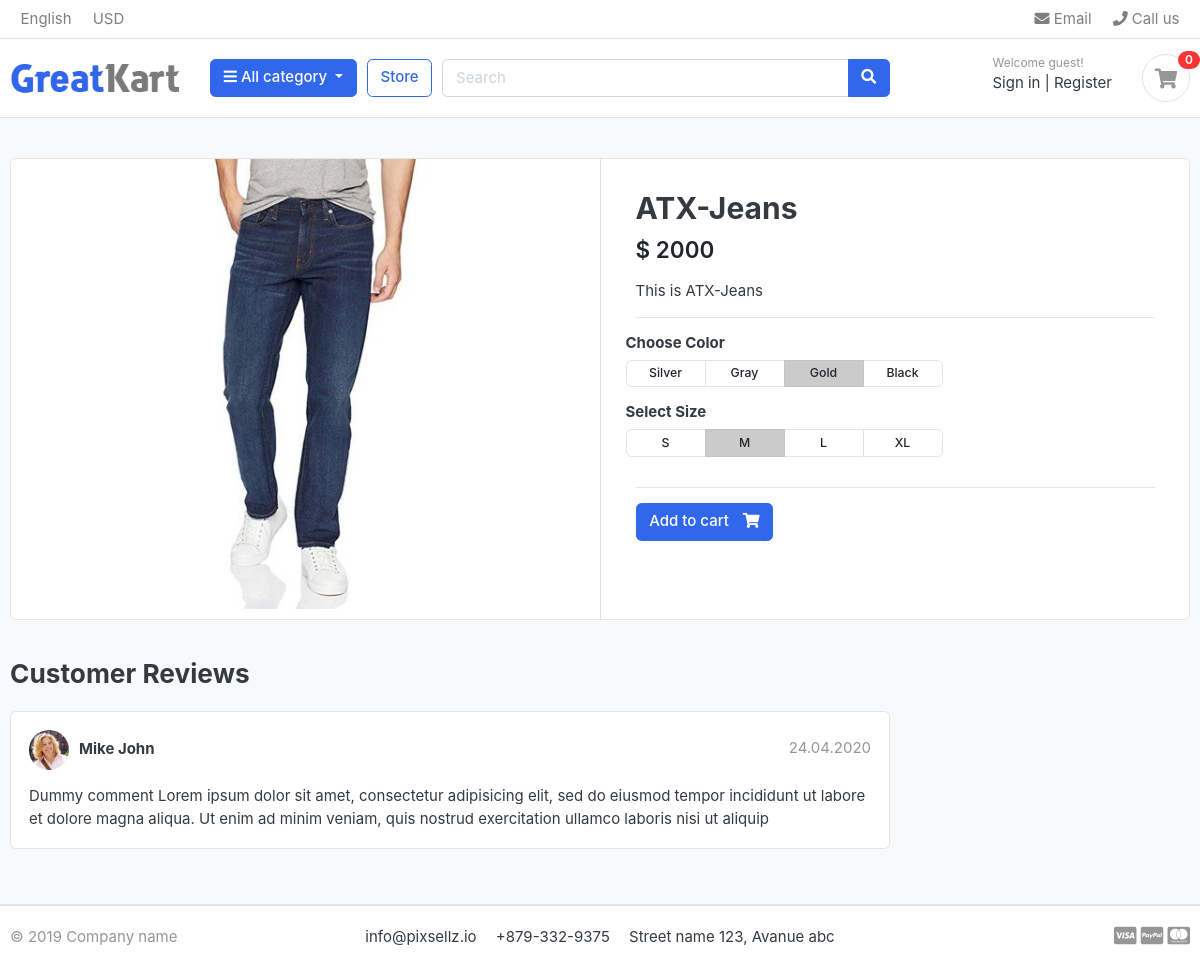
The page /store/jeans/atx-jeans/ on the database as committed earlier.
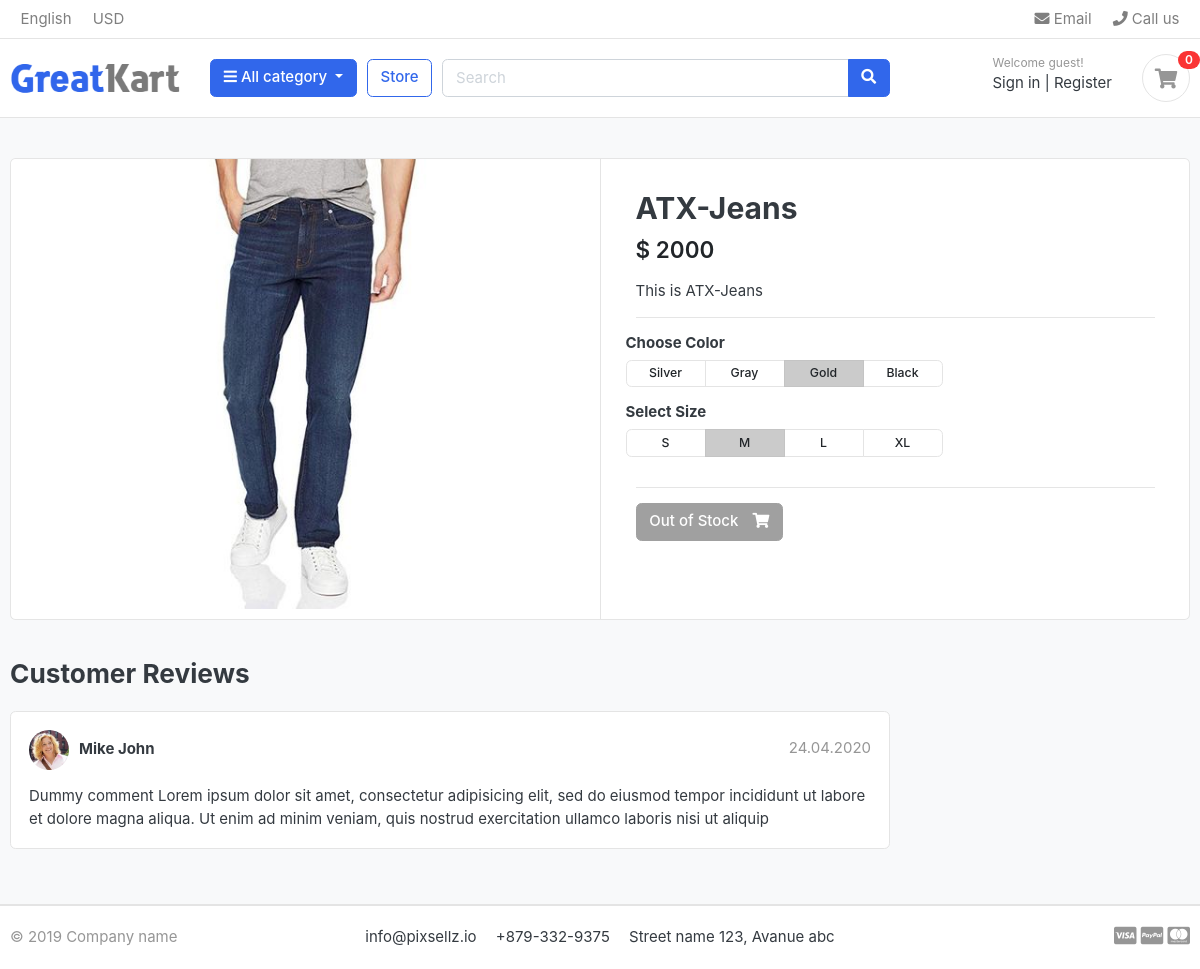
The same page on the database as committed later.
### store/views.py (the view)
# urls.py: path('<slug:category_slug>/<slug:product_slug>/',views.product_detail,name='product_detail'),
def product_detail(request, category_slug, product_slug):
    try:
        single_product=Product.objects.get(category__slug=category_slug, slug=product_slug)
    except Exception as e:
        raise e
    context={'single_product':single_product}
    return render(request, 'store/product_detail.html',context)

### category/context_processors.py (called while the page is built)
def menu_links(request):
    links = Category.objects.all()
    return dict(links=links)

### category/models.py (called while the page is built)
    def get_url(self):
        return reverse('products_by_category', args=[self.slug])

### templates/store/product_detail.html
{% extends 'base.html'%} {% load static %} {% block content %}
<section class="section-content padding-y bg">
  <div class="container">
    <div class="card">
      <div class="row no-gutters">
        <aside class="col-md-6">
          <article class="gallery-wrap">
            <div class="img-big-wrap">
              <a href="#"><img src="{{single_product.images.url}}" /></a>
            </div>
          </article>
        </aside>
        <main class="col-md-6 border-left">
          <article class="content-body">
            <h2 class="title">{{single_product.product_name}}</h2>
            <div class="mb-3">
              <var class="price h4">$ {{single_product.price}}</var>
            </div>
            <p>{{single_product.description}}</p>
            <hr />
            <div class="row">
              <div class="item-option-select">
                <h6>Choose Color</h6>
                <div
                  class="btn-group btn-group-sm btn-group-toggle"
                  data-toggle="buttons"
                >
                  <label class="btn btn-light">
                    <input type="radio" name="radio_color" /> Silver
                  </label>
                  <label class="btn btn-light">
                    <input type="radio" name="radio_color" /> Gray
                  </label>
                  <label class="btn btn-light active">
                    <input type="radio" name="radio_color checked" /> Gold
                  </label>
                  <label class="btn btn-light">
                    <input type="radio" name="radio_color" /> Black
                  </label>
                </div>
              </div>
            </div>
            <div class="row">
              <div class="item-option-select">
                <h6>Select Size</h6>
                <div
                  class="btn-group btn-group-sm btn-group-toggle"
                  data-toggle="buttons"
                >
                  <label class="btn btn-light">
                    <input type="radio" name="radio_color" /> S
                  </label>
                  <label class="btn btn-light active">
                    <input type="radio" name="radio_color" checked /> M
                  </label>
                  <label class="btn btn-light">
                    <input type="radio" name="radio_color" /> L
                  </label>
                  <label class="btn btn-light">
                    <input type="radio" name="radio_color" /> XL
                  </label>
                </div>
              </div>
            </div>
            <hr />
            {% if single_product.stock > 0 %}
            <a
              href="{% url 'add_cart' single_product.id %}"
              class="btn btn-primary"
            >
              <span class="text">Add to cart</span>
              <i class="fas fa-shopping-cart"></i>
            </a>
            {% else %}
            <a href="" class="btn btn-secondary disabled">
              <span class="text">Out of Stock</span>
              <i class="fas fa-shopping-cart"></i>
            </a>
            {% endif %}
          </article>
        </main>
      </div>
    </div>
    <br />
    <div class="row">
      <div class="col-md-9">
        <header class="section-heading">
          <h3>Customer Reviews</h3>
        </header>
        <article class="box mb-3">
          <div class="icontext w-100">
            <img
              src="{% static 'images/avatars/avatar1.jpg' %}"
              class="img-xs icon rounded-circle"
            />
            <div class="text">
              <span class="date text-muted float-md-right">24.04.2020 </span>
              <h6 class="mb-1">Mike John</h6>
            </div>
          </div>
          <div class="mt-3">
            <p>
              Dummy comment Lorem ipsum dolor sit amet, consectetur adipisicing
              elit, sed do eiusmod tempor incididunt ut labore et dolore magna
              aliqua. Ut enim ad minim veniam, quis nostrud exercitation ullamco
              laboris nisi ut aliquip
            </p>
          </div>
        </article>
      </div>
    </div>
  </div>
</section>
{% endblock content %}

Rows that differ between the two databases and show on the page:
changed Product "ATX-Jeans": stock 6 → 0 (drawn)
Other text that changed with them:
text no longer shown: "Add to cart"
text now shown: "Out of Stock"
